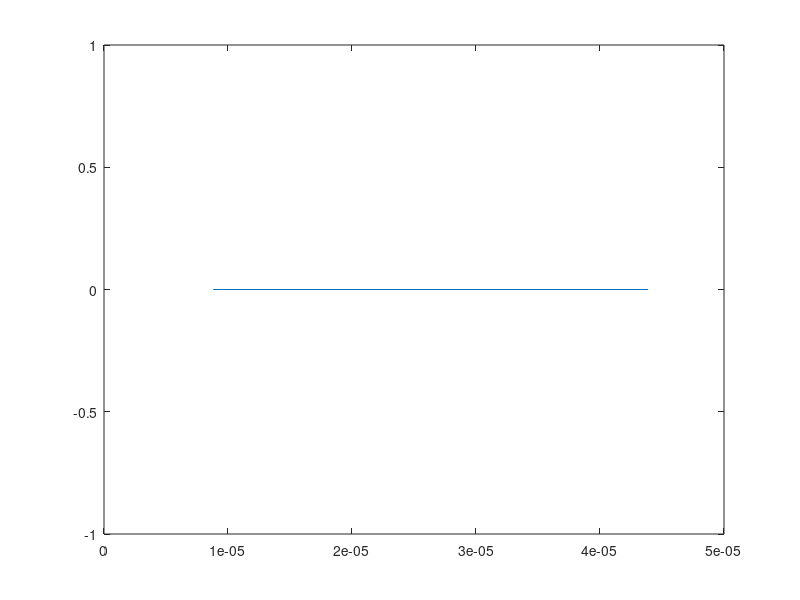

Write the MATLAB code that produced this figure.
% Specify file path to get the dataset
folder = '/Users/terencetan/Documents/MATLAB/B1 Network Verification';
filelist = dir(fullfile(folder, '*.mat'));

%X=load(fullfile(filelist(489).folder, filelist(489).name));



%[flag,M,i,new_lowerbound1,new_lowerbound2,X_j,s,X1_prime,X2_prime,X_prime,k,bounds,P] = branch_and_bound(W,b,xmin,xmax);

%[zmin,zmax]=interval_bound_propagation(W,b,X1_prime(:,1),X1_prime(:,2));

true_flag = zeros(1,500);
false_flag = zeros(1,500);
P_max = 100;
time = zeros(1,P_max);
total = zeros(1,P_max);


for P = 1:P_max
    tic
    for fidx=1:numel(filelist)

        % Load the file
        X=load(fullfile(filelist(fidx).folder, filelist(fidx).name));

        xmin = transpose(X.xmin);
        xmax = transpose(X.xmax);
        W = X.W;
        b = X.b;

        
        flag = branch_and_bound(W,b,xmin,xmax,P);

        if flag == 1
            true_flag(fidx) = 1;
        elseif flag == 0
            false_flag(fidx) = 1;

        end
    end
    time(P) = toc;

    num_of_true = sum(true_flag);
    num_of_false = sum(false_flag);
    total(P) = num_of_true + num_of_false;
end
plot(time,total);